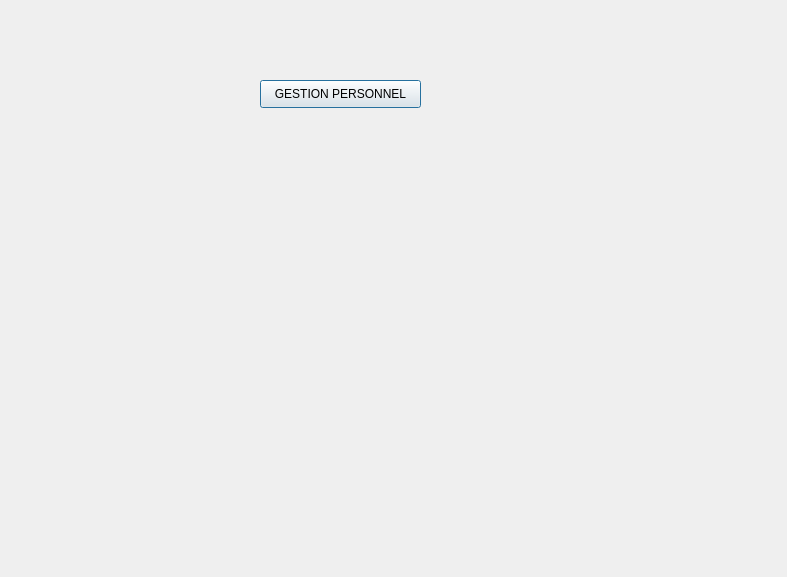
<?xml version="1.0" encoding="UTF-8"?>
<ui version="4.0">
 <class>MENU</class>
 <widget class="QDialog" name="MENU">
  <property name="geometry">
   <rect>
    <x>0</x>
    <y>0</y>
    <width>787</width>
    <height>577</height>
   </rect>
  </property>
  <property name="windowTitle">
   <string>Dialog</string>
  </property>
  <widget class="QPushButton" name="pushButton">
   <property name="geometry">
    <rect>
     <x>260</x>
     <y>80</y>
     <width>161</width>
     <height>28</height>
    </rect>
   </property>
   <property name="text">
    <string>GESTION PERSONNEL</string>
   </property>
  </widget>
 </widget>
 <resources/>
 <connections/>
</ui>
